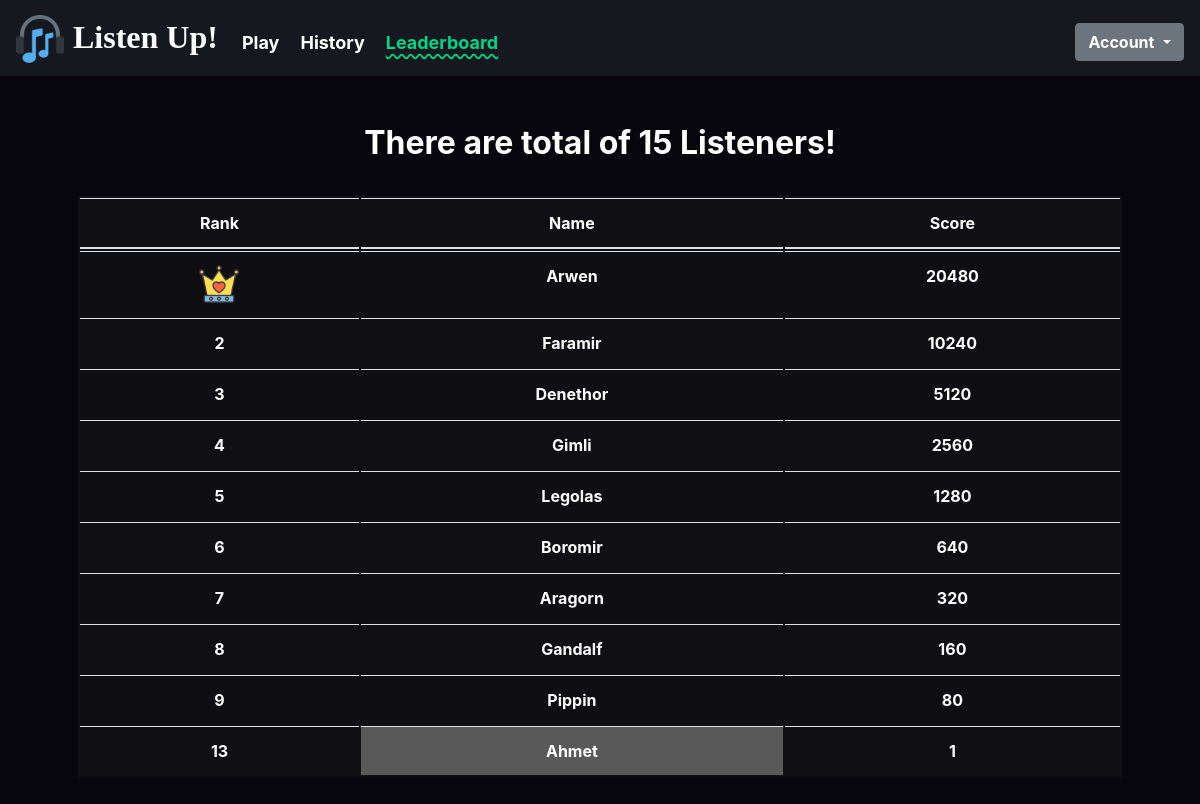
Screenshot of /leaderboard (signed in) with the database file from the repository.
### tables this page shows
CREATE TABLE users (id INTEGER, username TEXT NOT NULL, hash TEXT NOT NULL, score NUMERIC NOT NULL DEFAULT 0, PRIMARY KEY(id));

### application.py (the view)
@app.route("/leaderboard")
@login_required
def leaderboard():
    topten = 1
    rows = db.execute("SELECT id, username, score FROM users ORDER BY score DESC")
    for index, dict in enumerate(rows):
        if dict['id'] == session["user_id"]:
            break
    if index > 9:
        topten = 0
    userinfo = rows[index]
    totalPlayer = len(rows)
    if totalPlayer < 10:
        looprange = totalPlayer
    else:
        looprange = 10
        if index > 9:
            looprange = 9
    return render_template("leaderboard.html", rows=rows[:10], userinfo=userinfo, totalPlayer=totalPlayer, looprange=looprange, topten=topten, index=index)

### application.py (called while the page is built)
@app.after_request
def after_request(response):
    response.headers["Cache-Control"] = "no-cache, no-store, must-revalidate"
    response.headers["Expires"] = 0
    response.headers["Pragma"] = "no-cache"
    return response

### helpers.py (called while the page is built)
def login_required(f):
    @wraps(f)
    def decorated_function(*args, **kwargs):
        if session.get("user_id") is None:
            return redirect("/login")
        return f(*args, **kwargs)
    return decorated_function

### templates/leaderboard.html (shortened to what this page needs)
{% extends "layout.html" %}
{% set active_page = "leaderboard" %}
{% block main %}
    <h2><b>There are total of {{ totalPlayer }} Listeners!</b></h2>
    <hr>
    <table class="table table-striped" style="text-align: center; background-color: #3333;">
        <thead>
            <tr>
                <th>Rank</th>
                <th>Name</th>
                <th>Score</th>
            </tr>
        </thead>
        <tbody>
            {% for n in range(looprange) %}
                <tr>
                {% if n + 1 == 1 %}
                    <td><img src="/static/crown.png" style="height: 40px;"></td>
                {% else %}
                    <td><b>{{ n + 1 }}</b></td>
                {% endif %}
                {% if rows[n]['username'] ==  userinfo['username'] %}
                    <td style="background-color: #595959;"><b>{{ rows[n]['username'] }}</b></td>
                {% else %}
                    <td><b>{{ rows[n]['username'] }}</b></td>
                {% endif %}
                <td><b>{{ rows[n]['score'] }}</b></td>
                </tr>
            {% endfor %}
            {% if not topten %}
                <tr>
                <td><b>{{ index }}</b></td>
                <td style="background-color: #595959;"><b>{{ userinfo['username'] }}</b></td>
                <td><b>{{ userinfo['score'] }}</b></td>
                </tr>
            {% endif %}
        </tbody>
    </table>
{% endblock %}

### templates/layout.html (shortened to what this page needs)
<!DOCTYPE html>
<html lang="en">
<head>
    <link rel="stylesheet" href="https://cdn.jsdelivr.net/npm/bootstrap@4.5.3/dist/css/bootstrap.min.css"
>
    <link href="/static/styles.css" rel="stylesheet">
</head>
<body>
    <nav class="navbar navbar-expand-md" style="background-color: #15181f;">
        <a class="navbar-brand" href="/">
            <span><img src="/static/favicon.ico"></span>
            <span class="blue"><b style="font-family: 'Brush Script MT', cursive;">Listen Up!</b></span>
        </a>
        <div class="collapse navbar-collapse" id="navbar">
            {% if session.user_id %}
            <ul class="navbar-nav mr-auto mt-2">
                <li class="nav-item"><a class="nav-link {{ 'active' if active_page == 'play' else '' }}" href="/play"><b class="navlinks">Play</b></a></li>
                <li class="nav-item"><a class="nav-link {{ 'active' if active_page == 'history' else '' }}" href="/history"><b class="navlinks">History</b></a></li>
                <li class="nav-item"><a class="nav-link {{ 'active' if active_page == 'leaderboard' else '' }}" href="/leaderboard"><b class="navlinks">Leaderboard</b></a></li>
            </ul>
            <ul class="navbar-nav ml-auto mt-2">
                <div class="dropdown">
                    <button class="btn btn-secondary dropdown-toggle" type="button" id="dropdownMenuButton" data-toggle="dropdown" aria-haspopup="true" aria-expanded="false">
                        <b>Account</b>
                    </button>
                </div>
            </ul>
            {% endif %}
        </div>
    </nav>
    <main class="container p-5">
        {% block main %}{% endblock %}
    </main>
</body>
</html>

### static/styles.css (style rules this page uses)
nav .navbar-brand { font-size: xx-large; }
nav .navbar-brand .blue { color: #537fbe; }
.nav-link { color: white; }
.nav-item { font-size: 18px; margin-right: 5px; }
b { color:white }
main { overflow-x: auto; text-align: center; }
main img { max-width: 100%; }
.table { width: 100%; margin-bottom: 1rem; background-color: transparent; }
main table { text-align: left; }
table { border-collapse: collapse; }
table { display: table; border-collapse: separate; box-sizing: border-box; text-indent: initial; border-spacing: 2px; border-color: grey; }
body { background-color: #07060d; overflow-x: hidden; }
td { max-width: 100px; white-space: nowrap; overflow: hidden; text-overflow: ellipsis; color: white; }
td:before { content: attr(title); }
th { color: white; }
.nav-link.active .navlinks { color: #00d588; text-decoration: underline wavy; text-underline-offset: 0.3em; }

### rows the page displays
users: username "Arwen", score "20480"
users: username "Faramir", score "10240"
users: username "Denethor", score "5120"
users: username "Gimli", score "2560"
users: username "Legolas", score "1280"
users: username "Boromir", score "640"
users: username "Aragorn", score "320"
users: username "Gandalf", score "160"
users: username "Pippin", score "80"
users: username "Ahmet", score "1"

### other values shown
{{ totalPlayer }} "15"
{{ n + 1 }} "2" "3" "4" "5" "6" "7" "8" "9"
{{ index }} "13"
